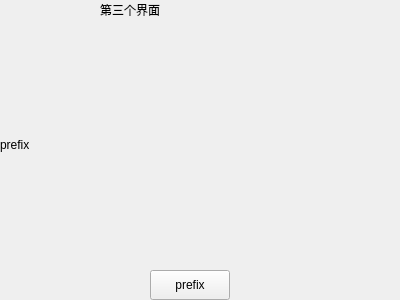
<?xml version="1.0" encoding="UTF-8"?>
<ui version="4.0">
 <class>Form03</class>
 <widget class="QWidget" name="Form03">
  <property name="geometry">
   <rect>
    <x>0</x>
    <y>0</y>
    <width>400</width>
    <height>300</height>
   </rect>
  </property>
  <property name="windowTitle">
   <string>Form</string>
  </property>
  <widget class="QPushButton" name="pushButton">
   <property name="geometry">
    <rect>
     <x>150</x>
     <y>270</y>
     <width>80</width>
     <height>30</height>
    </rect>
   </property>
   <property name="text">
    <string>prefix</string>
   </property>
  </widget>
  <widget class="QLabel" name="label">
   <property name="geometry">
    <rect>
     <x>100</x>
     <y>0</y>
     <width>200</width>
     <height>20</height>
    </rect>
   </property>
   <property name="text">
    <string>第三个界面</string>
   </property>
  </widget>
  <widget class="QLabel" name="label_2">
   <property name="geometry">
    <rect>
     <x>0</x>
     <y>30</y>
     <width>400</width>
     <height>230</height>
    </rect>
   </property>
   <property name="text">
    <string>prefix</string>
   </property>
  </widget>
 </widget>
 <resources/>
 <connections/>
</ui>
